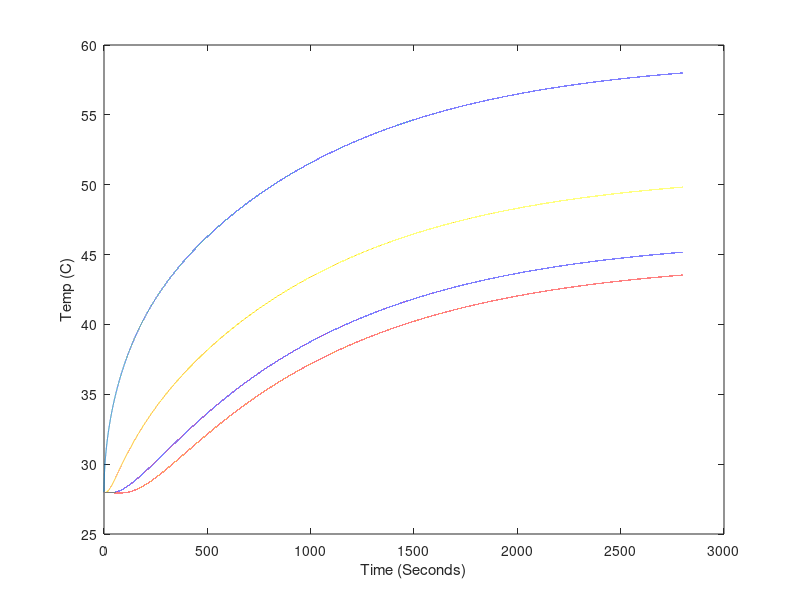

Write MATLAB code to recreate this figure. (Note: this script raises an error after producing the figure.)
clc;

%Constants for fit
kc = 14; %Convection coefficient of horizontal Al rod (W/(m^2K))
k = 170; %Constant of conductivity of Al (W/(mK))
e = 0.1; %Emmisivity of sandblasted Al rod
Cp = 970; %Specific heat capacity of Al (J/(K kg))
loss = .22; %Fractional loss of power to environment

%Power
V = 12.5; %V, voltage into power resistor
I = 0.71; %A, current into power resistor
Ppower = V*I %W
Pinl = Ppower*(1-loss) %Power into the left side of the rod (W)

%Number of steps
Nx = 130; %Number of steps in length
Nt = 100000; %Number of steps in time
t0 = 0; %Start time (s)
tf = 2800; %End time (s)
x0 = 0; %Start length (m)
xf = 0.3; %End length (m)

%Constants
a = 0.011; %Radius of the rod (m)
SBc = 5.67e-8; %Stefan-Boltzmann constant (W/(m^2K^4))
Tamb = 273+27; %Ambient temperature (K)
rho = 2.7e3; %Density of Al (kg/m^3)

%Calculated numbers
dx = (xf - x0)/(Nx);
dt = (tf - t0)/(Nt);
%Temperature change due to convection (K)
dT_convec = @(Tx) (kc*2*(Tx-Tamb)*dt)/(Cp*rho*a); 
%Temperature change due to radiation (K)
dT_rad = @(Tx) (e*SBc*2*(Tx.^4-Tamb^4)*dt)/(Cp*rho*a); 
dT_convec_end = @(Tx) (kc*(Tx-Tamb)*dt)/(Cp*rho*dx);
dT_rad_end = @(Tx) (e*SBc*(Tx.^4-Tamb^4)*dt)/(Cp*rho*dx);
%Temperature change in chunk (K)
dT = @(P) (P * dt)/(Cp * pi*a^2*dx*rho); 

%==============
%= Simulation =
%==============

%Storage
T = zeros(Nx, Nt); %Array o temp over time, indices are (x,t)

%initial
T(:,1) = ones(Nx,1)*(273+28); %Set all temperatures to Tamb

for time = 1:Nt-1
    %power in to and conduction out of first slice
    T(1,time+1)=T(1,time)+dT(Pinl)+((k/(Cp*rho))*(T(2,time)-...
      T(1,time))./dx^2)*dt;
    
    %temperature changes due to conduction along rod
    T(2:Nx-1,time+1)=T(2:Nx-1,time)+(k/(Cp*rho))*((T(3:Nx,time)...
      -2*T(2:Nx-1,time)+T(1:Nx-2,time))./dx^2)*dt;
    T(Nx,time+1) = T(Nx,time)-((k/(Cp*rho))*(T(Nx,time)-T(Nx-1,time))./dx^2)*dt;
    
    %temperature changes due to loss in convection and radiation
    T(1:Nx,time+1)=T(1:Nx,time+1) - dT_convec(T(1:Nx,time+1)) -...
     dT_rad(T(1:Nx,time+1));
    
    %convection and radiation at cold and hot end of rod
    T(Nx,time+1)=T(Nx,time+1) - dT_convec_end(T(Nx,time+1)) -...
     dT_rad_end(T(Nx,time+1));
end


% Point trim for data (to allow for time it takes to heat power resistor)
notTrimmed = false; 
if notTrimmed
    l = length(T1);
    numTrim = 4;
    T1 = T1(numTrim:l);
    T2 = T2(numTrim:l);
    T3 = T3(numTrim:l);
    T4 = T4(numTrim:l);
    T5 = T5(numTrim:l);
    timeDATA = timeDATA(1:length(T1));
end

timeSim = linspace(0,tf,Nt);

% Plot of all points of rod simulation
% for position = 1:Nx
%     plot(timeSim,(T(position,:)-273));
%     hold on;
% end

plot(timeSim,(T(1,:)-273));
hold on;
plot(timeSim,(T(Nx,:)-273));
plot(timeSim,(T(floor(Nx/3),:)-273));
plot(timeSim,(T(floor(Nx*2/3),:)-273));

xlabel('Time (Seconds)');
ylabel('Temp (C)');

plot(timeDATA, T1, 'c', timeDATA, T2, 'y', timeDATA, T3, 'g', timeDATA, T4,...
 'r', timeDATA, T5, 'm')

% Calculate chai squared values
X1 = zeros(1,length(timeDATA));
X2 = zeros(1,length(timeDATA));
X3 = zeros(1,length(timeDATA));
X4 = zeros(1,length(timeDATA));
T = T-273;
for tindex = 1:length(timeDATA)
   % Getting correct indices
   tcur = timeDATA(tindex);
   tmp = abs(timeSim-tcur);
   [idx idx] = min(tmp); %index of closest value
   TData1 = T1(tindex);
   TSim1 = T(Nx,idx);
   X1(tindex) = (TData1-TSim1)^2;
   
   TData2 = T2(tindex);
   TSim2 = T(floor(Nx*2/3),idx);
   X2(tindex) = (TData2-TSim2)^2;
   
   TData3 = T3(tindex);
   TSim3 = T(floor(Nx/3),idx);
   X3(tindex) = (TData3-TSim3)^2;
   
   TData4 = T4(tindex);
   TSim4 = T(1,idx);
   X4(tindex) = (TData4-TSim4)^2;
end

Xsquare1 = sum(X1)/length(X1)
Xsquare2 = sum(X2)/length(X2)
Xsquare3 = sum(X3)/length(X3)
Xsquare4 = sum(X4)/length(X4)

hold off;